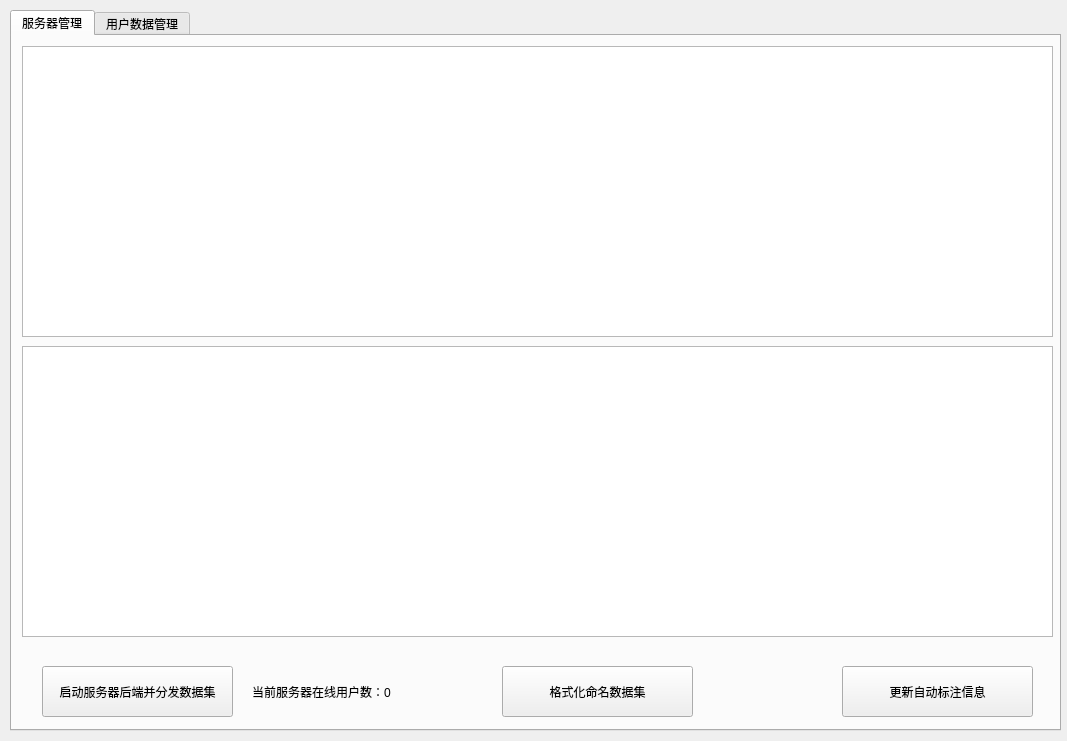
<?xml version="1.0" encoding="UTF-8"?>
<ui version="4.0">
 <class>Form</class>
 <widget class="QWidget" name="Form">
  <property name="geometry">
   <rect>
    <x>0</x>
    <y>0</y>
    <width>1067</width>
    <height>741</height>
   </rect>
  </property>
  <property name="windowTitle">
   <string>半自动标注软件-服务端</string>
  </property>
  <widget class="QTabWidget" name="tabWidget">
   <property name="geometry">
    <rect>
     <x>10</x>
     <y>10</y>
     <width>1051</width>
     <height>721</height>
    </rect>
   </property>
   <property name="currentIndex">
    <number>0</number>
   </property>
   <widget class="QWidget" name="tab">
    <attribute name="title">
     <string>服务器管理</string>
    </attribute>
    <widget class="QPushButton" name="startserverButton">
     <property name="geometry">
      <rect>
       <x>30</x>
       <y>630</y>
       <width>191</width>
       <height>51</height>
      </rect>
     </property>
     <property name="text">
      <string>启动服务器后端并分发数据集</string>
     </property>
    </widget>
    <widget class="QPushButton" name="startModelButton">
     <property name="geometry">
      <rect>
       <x>830</x>
       <y>630</y>
       <width>191</width>
       <height>51</height>
      </rect>
     </property>
     <property name="text">
      <string>更新自动标注信息</string>
     </property>
    </widget>
    <widget class="QLabel" name="statusLabel">
     <property name="geometry">
      <rect>
       <x>240</x>
       <y>630</y>
       <width>231</width>
       <height>51</height>
      </rect>
     </property>
     <property name="text">
      <string>当前服务器在线用户数：0</string>
     </property>
    </widget>
    <widget class="QListView" name="serverInfoList">
     <property name="geometry">
      <rect>
       <x>10</x>
       <y>10</y>
       <width>1031</width>
       <height>291</height>
      </rect>
     </property>
     <property name="autoScrollMargin">
      <number>1600</number>
     </property>
    </widget>
    <widget class="QListView" name="modelInfoList">
     <property name="geometry">
      <rect>
       <x>10</x>
       <y>310</y>
       <width>1031</width>
       <height>291</height>
      </rect>
     </property>
     <property name="autoScrollMargin">
      <number>1600</number>
     </property>
    </widget>
    <widget class="QPushButton" name="renameButton">
     <property name="geometry">
      <rect>
       <x>490</x>
       <y>630</y>
       <width>191</width>
       <height>51</height>
      </rect>
     </property>
     <property name="toolTipDuration">
      <number>-5</number>
     </property>
     <property name="text">
      <string>格式化命名数据集</string>
     </property>
    </widget>
   </widget>
   <widget class="QWidget" name="tab_2">
    <attribute name="title">
     <string>用户数据管理</string>
    </attribute>
   </widget>
  </widget>
 </widget>
 <resources/>
 <connections/>
</ui>
